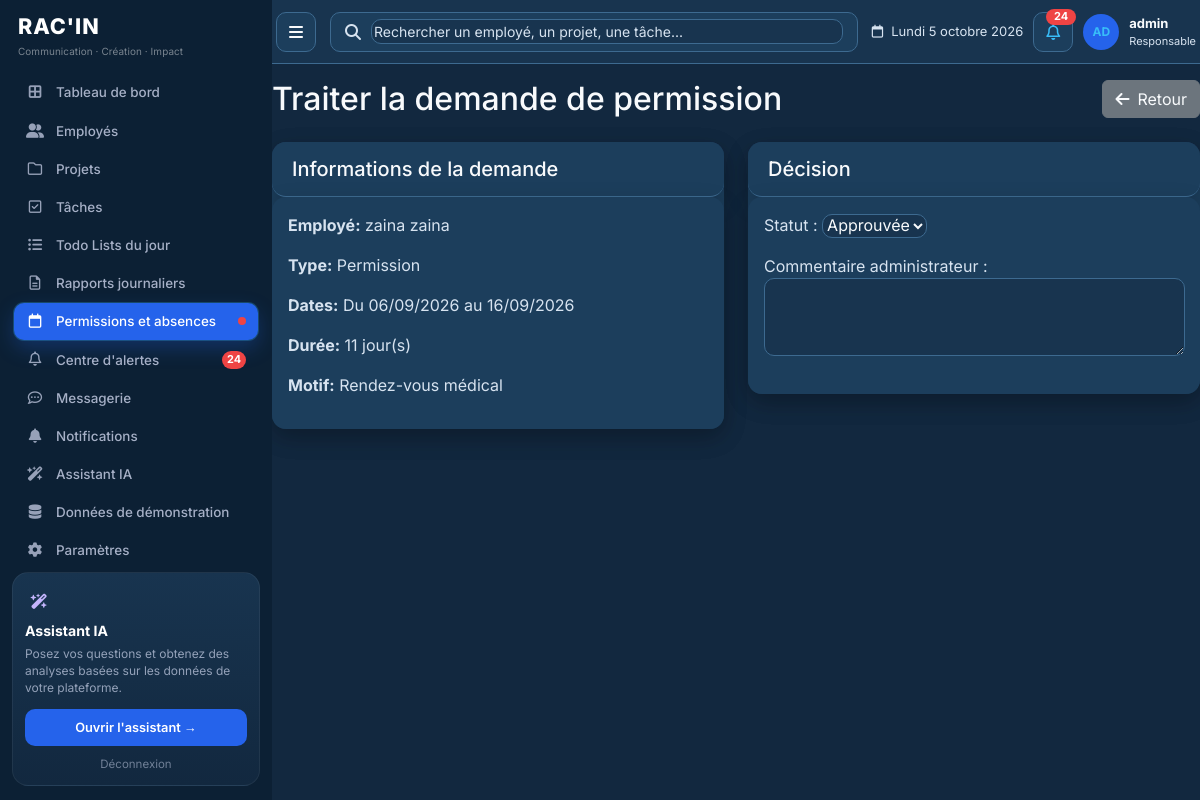
The page /permissions/1/approve/ (signed in) on the database its author committed.
### authentication/models.py (models this page shows, shortened)
class User(AbstractUser):
    ROLE_CHOICES = [
        ('admin', _('Administrateur')),
        ('employee', _('Employé')),
    ]
    GENDER_CHOICES = [
        ('M', _('Homme')),
        ('F', _('Femme')),
        ('O', _('Autre')),
    ]
    role = models.CharField(
        max_length=20,
        choices=ROLE_CHOICES,
        default='employee',
        verbose_name=_('Rôle')
    )
    photo = models.ImageField(
        upload_to='profile_photos/',
        blank=True,
        null=True,
        verbose_name=_('Photo de profil')
    )
    phone = models.CharField(
        max_length=20,
        blank=True,
        verbose_name=_('Téléphone')
    )
    birth_date = models.DateField(
        blank=True,
        null=True,
        verbose_name=_('Date de naissance')
    )
    gender = models.CharField(
        max_length=1,
        choices=GENDER_CHOICES,
        blank=True,
        null=True,
        verbose_name=_('Genre')
    )
    address = models.TextField(
        blank=True,
        verbose_name=_('Adresse')
    )
    bio = models.TextField(
        blank=True,
        verbose_name=_('Bio')
    )
    is_demo = models.BooleanField(
        default=False,
        verbose_name=_('Donnée de démonstration'),
        help_text=_("Compte créé par le générateur. Il ne représente pas un employé réel."),
    )
    class Meta:
        verbose_name = _('Utilisateur')
        verbose_name_plural = _('Utilisateurs')
    def is_admin(self):
        return self.role == 'admin'

### permissions/models.py (models this page shows, shortened)
class PermissionRequest(models.Model):
    TYPE_CHOICES = [
        ('permission', _('Permission')),
        ('annual', _('Congé annuel')),
        ('sick', _('Congé maladie')),
        ('unpaid', _('Congé sans solde')),
        ('absence', _('Absence')),
    ]
    REASON_CHOICES = [
        ('medical', _('Rendez-vous médical')),
        ('vacation', _('Vacances')),
        ('family', _('Raison familiale')),
        ('personal', _('Raison personnelle')),
        ('training', _('Formation')),
        ('other', _('Autre')),
    ]
    STATUS_CHOICES = [
        ('pending', _('En attente')),
        ('approved', _('Approuvée')),
        ('rejected', _('Refusée')),
        ('cancelled', _('Annulée')),
    ]
    employee = models.ForeignKey(
        Employee,
        on_delete=models.CASCADE,
        related_name='permission_requests',
        verbose_name=_('Employé')
    )
    type = models.CharField(
        max_length=20,
        choices=TYPE_CHOICES,
        verbose_name=_('Type de demande')
    )
    start_date = models.DateField(
        verbose_name=_('Date de début')
    )
    end_date = models.DateField(
        verbose_name=_('Date de fin')
    )
    reason_choice = models.CharField(
        max_length=20,
        choices=REASON_CHOICES,
        blank=True,
        verbose_name=_('Motif')
    )
    reason = models.TextField(
        verbose_name=_('Motif')
    )
    description = models.TextField(
        blank=True,
        verbose_name=_('Description')
    )
    attachment = models.FileField(
        upload_to='permission_attachments/',
        blank=True,
        null=True,
        verbose_name=_('Justificatif')
    )
    status = models.CharField(
        max_length=20,
        choices=STATUS_CHOICES,
        default='pending',
        verbose_name=_('Statut')
    )
    admin_comment = models.TextField(
        blank=True,
        verbose_name=_('Commentaire administrateur')
    )
    decided_at = models.DateTimeField(
        blank=True,
        null=True,
        verbose_name=_('Date de décision')
    )
    created_at = models.DateTimeField(
        auto_now_add=True,
        verbose_name=_('Créé le')
    )
    updated_at = models.DateTimeField(
        auto_now=True,
        verbose_name=_('Mis à jour le')
    )
    class Meta:
        verbose_name = _('Demande de permission')
        verbose_name_plural = _('Demandes de permission')
        ordering = ['-created_at']
    @property
    def days_count(self):
        return (self.end_date - self.start_date).days + 1

### employees/models.py (models this page shows, shortened)
class Employee(models.Model):
    STATUS_CHOICES = [
        ('active', _('Actif')),
        ('inactive', _('Inactif')),
        ('on_leave', _('En congé')),
    ]
    POSITION_CHOICES = [
        ('designer', _('Designer')),
        ('developer', _('Développeur')),
        ('project_manager', _('Chef de projet')),
        ('marketing', _('Marketing')),
        ('content_writer', _('Rédacteur')),
        ('account_manager', _('Account Manager')),
        ('community_manager', _('Community Manager')),
        ('communication', _('Chargé de communication')),
        ('other', _('Autre')),
    ]
    user = models.OneToOneField(
        User,
        on_delete=models.CASCADE,
        related_name='employee_profile',
        verbose_name=_('Utilisateur')
    )
    position = models.CharField(
        max_length=50,
        choices=POSITION_CHOICES,
        verbose_name=_('Poste')
    )
    hire_date = models.DateField(
        verbose_name=_('Date d\'embauche')
    )
    status = models.CharField(
        max_length=20,
        choices=STATUS_CHOICES,
        default='active',
        verbose_name=_('Statut')
    )
    department = models.CharField(
        max_length=100,
        blank=True,
        verbose_name=_('Département')
    )
    salary = models.DecimalField(
        max_digits=10,
        decimal_places=2,
        blank=True,
        null=True,
        verbose_name=_('Salaire')
    )
    created_at = models.DateTimeField(
        auto_now_add=True,
        verbose_name=_('Créé le')
    )
    updated_at = models.DateTimeField(
        auto_now=True,
        verbose_name=_('Mis à jour le')
    )
    class Meta:
        verbose_name = _('Employé')
        verbose_name_plural = _('Employés')
        ordering = ['-hire_date']
    @property
    def full_name(self):
        return f"{self.user.first_name} {self.user.last_name}"

### permissions/views.py (the view)
# urls.py: path('<int:pk>/approve/', views.permission_approve, name='approve'),
@login_required
def permission_approve(request, pk):
    if not request.user.is_admin():
        messages.error(request, 'Vous n\'avez pas les droits pour effectuer cette action.')
        return redirect('permissions:list')
    permission = get_object_or_404(PermissionRequest, pk=pk)
    if request.method == 'POST':
        form = PermissionApprovalForm(request.POST, instance=permission)
        if form.is_valid():
            permission = form.save(commit=False)
            permission.decided_at = timezone.now()
            permission.save()
            status = 'approuvée' if permission.status == 'approved' else 'refusée'
            messages.success(request, f'Demande {status} avec succès.')
            return redirect('permissions:detail', pk=permission.pk)
    else:
        form = PermissionApprovalForm(instance=permission)
    return render(request, 'permissions/permission_approve.html', {'form': form, 'permission': permission})

### templates/permissions/permission_approve.html (shortened to what this page needs)
{% extends 'base.html' %}
{% block content %}
<div class="d-flex justify-content-between align-items-center mb-4">
    <h2 class="mb-0">Traiter la demande de permission</h2>
    <a href="{% url 'permissions:detail' permission.pk %}" class="btn btn-secondary">
        <i class="fas fa-arrow-left me-2"></i>Retour
    </a>
</div>
<div class="row">
    <div class="col-md-6">
        <div class="card mb-4">
            <div class="card-header">
                <h5 class="mb-0">Informations de la demande</h5>
            </div>
            <div class="card-body">
                <p><strong>Employé:</strong> {{ permission.employee.full_name }}</p>
                <p><strong>Type:</strong> {{ permission.get_type_display }}</p>
                <p><strong>Dates:</strong> Du {{ permission.start_date|date:"d/m/Y" }} au {{ permission.end_date|date:"d/m/Y" }}</p>
                <p><strong>Durée:</strong> {{ permission.days_count }} jour(s)</p>
                <p><strong>Motif:</strong> {{ permission.reason }}</p>
            </div>
        </div>
    </div>
    <div class="col-md-6">
        <div class="card">
            <div class="card-header">
                <h5 class="mb-0">Décision</h5>
            </div>
            <div class="card-body">
                <form method="post">
                    {{ form.as_p }}
                </form>
            </div>
        </div>
    </div>
</div>
{% endblock %}

### templates/base.html (shortened to what this page needs)
{% load static %}
<!DOCTYPE html>
<html lang="fr">
<head>
    <link href="https://cdn.jsdelivr.net/npm/bootstrap@5.3.0/dist/css/bootstrap.min.css" rel="stylesheet">
    <link href="https://cdnjs.cloudflare.com/ajax/libs/font-awesome/6.4.0/css/all.min.css" rel="stylesheet">
    <link rel="stylesheet" href="{% static 'css/platform.css' %}?v=3">
</head>
<body class="{% block body_class %}{% endblock %}">
    {% if user.is_authenticated %}
    <div class="container-fluid">
        <div class="row app-row">
            <div class="sidebar sidebar-racin p-0">
                <div class="racin-brand">
                    <div class="racin-logo">RAC'IN</div>
                    <div class="racin-tag">Communication · Création · Impact</div>
                </div>
                <nav class="sidebar-nav nav flex-column">
                    {% if user.is_admin %}
                    <a class="nav-link {% if request.resolver_match.url_name == 'home' and request.resolver_match.namespace == 'dashboard' %}active{% endif %}" href="{% url 'dashboard:home' %}">
                        <i class="fas fa-border-all"></i> Tableau de bord
                    </a>
                    <a class="nav-link {% if request.resolver_match.namespace == 'employees' %}active{% endif %}" href="{% url 'employees:list' %}">
                        <i class="fas fa-user-friends"></i> Employés
                    </a>
                    <a class="nav-link {% if request.resolver_match.namespace == 'projects' %}active{% endif %}" href="{% url 'projects:list' %}">
                        <i class="far fa-folder"></i> Projets
                    </a>
                    <a class="nav-link {% if request.resolver_match.namespace == 'tasks' and request.resolver_match.url_name != 'daily' %}active{% endif %}" href="{% url 'tasks:list' %}">
                        <i class="far fa-check-square"></i> Tâches
                    </a>
                    <a class="nav-link {% if request.resolver_match.namespace == 'tasks' and request.resolver_match.url_name == 'daily' %}active{% endif %}" href="{% url 'tasks:daily' %}">
                        <i class="fas fa-list-ul"></i> Todo Lists du jour
                    </a>
                    <a class="nav-link {% if request.resolver_match.namespace == 'reports' %}active{% endif %}" href="{% url 'reports:list' %}">
                        <i class="far fa-file-alt"></i> Rapports journaliers
                    </a>
                    <a class="nav-link {% if request.resolver_match.namespace == 'permissions' %}active{% endif %}" href="{% url 'permissions:list' %}">
                        <i class="far fa-calendar"></i> Permissions et absences
                        {% if sidebar_pending_permissions %}<span class="racin-dot"></span>{% endif %}
                    </a>
                    <a class="nav-link {% if request.resolver_match.url_name == 'delay_detection' %}active{% endif %}" href="{% url 'decision_ai:delay_detection' %}">
                        <i class="far fa-bell"></i> Centre d'alertes
                        {% if sidebar_unread_messages %}<span class="racin-badge">{{ sidebar_unread_messages }}</span>{% endif %}
                    </a>
                    <a class="nav-link {% if request.resolver_match.namespace == 'messaging' %}active{% endif %}" href="{% url 'messaging:inbox' %}">
                        <i class="far fa-comment-dots"></i> Messagerie
                    </a>
                    <a class="nav-link {% if request.resolver_match.namespace == 'notifications' %}active{% endif %}" href="{% url 'notifications:list' %}">
                        <i class="fas fa-bell"></i> Notifications
                    </a>
                    <a class="nav-link {% if request.resolver_match.url_name == 'assistant' %}active{% endif %}" href="{% url 'decision_ai:assistant' %}">
                        <i class="fas fa-wand-magic-sparkles"></i> Assistant IA
                    </a>
                    <a class="nav-link {% if request.resolver_match.url_name == 'demo_data' %}active{% endif %}" href="{% url 'employees:demo_data' %}">
                        <i class="fas fa-database"></i> Données de démonstration
                    </a>
                    <a class="nav-link {% if request.resolver_match.namespace == 'authentication' and request.resolver_match.url_name != 'logout' %}active{% endif %}" href="{% url 'authentication:profile' %}">
                        <i class="fas fa-cog"></i> Paramètres
                    </a>
                    {% endif %}
                </nav>
                {% if user.is_admin %}
                {% block sidebar_card %}
                <div class="racin-ai">
                    <div class="racin-ai-icon"><i class="fas fa-wand-magic-sparkles"></i></div>
                    <h6>Assistant IA</h6>
                    <p>Posez vos questions et obtenez des analyses basées sur les données de votre plateforme.</p>
                    <a class="racin-ai-btn" href="{% url 'decision_ai:assistant' %}">Ouvrir l'assistant →</a>
                    <a class="racin-logout" href="{% url 'authentication:logout' %}">Déconnexion</a>
                </div>
                {% endblock %}
                {% endif %}
            </div>
            <div class="racin-content">
                <header class="app-header">
                    <button class="app-icon-btn" type="button" id="app-menu" aria-label="Menu"><i class="fas fa-bars"></i></button>
                    <form class="app-search" method="get" action="{% url 'dashboard:search' %}">
                        <i class="fas fa-search"></i>
                        <input type="search" name="q" placeholder="{% if user.is_admin %}Rechercher un employé, un projet, une tâche...{% else %}Rechercher un projet, une tâche...{% endif %}" aria-label="Recherche">
                    </form>
                    <div class="app-tools">
                        <div class="app-date"><i class="far fa-calendar"></i> {{ header_date_label }}</div>
                        <a class="app-icon-btn" href="{% url 'notifications:list' %}" aria-label="Notifications">
                            <i class="far fa-bell"></i>
                            {% if sidebar_unread_messages %}<span class="app-badge">{{ sidebar_unread_messages }}</span>{% endif %}
                        </a>
                        <a class="app-user" href="{% url 'authentication:profile' %}">
                            <span class="app-avatar">{{ header_initials }}</span>
                            <span><strong>{{ header_name }}</strong><span>{{ header_role }}</span></span>
                        </a>
                    </div>
                </header>
    {% endif %}
                {% block content %}{% endblock %}
    {% if user.is_authenticated %}
            </div>
        </div>
    </div>
    {% else %}
    </div>
    {% endif %}
</body>
</html>

### rows shown on the page
User: username "admin"
PermissionRequest: employee.full_name "zaina zaina", type "Permission", start_date "06/09/2026", end_date "16/09/2026", days_count "11", reason "Rendez-vous médical", status "Approuvée"

### other values the page prints
{{ sidebar_unread_messages }} "24"
{{ header_date_label }} "Lundi 5 octobre 2026"
{{ header_initials }} "AD"
{{ header_role }} "Responsable"
